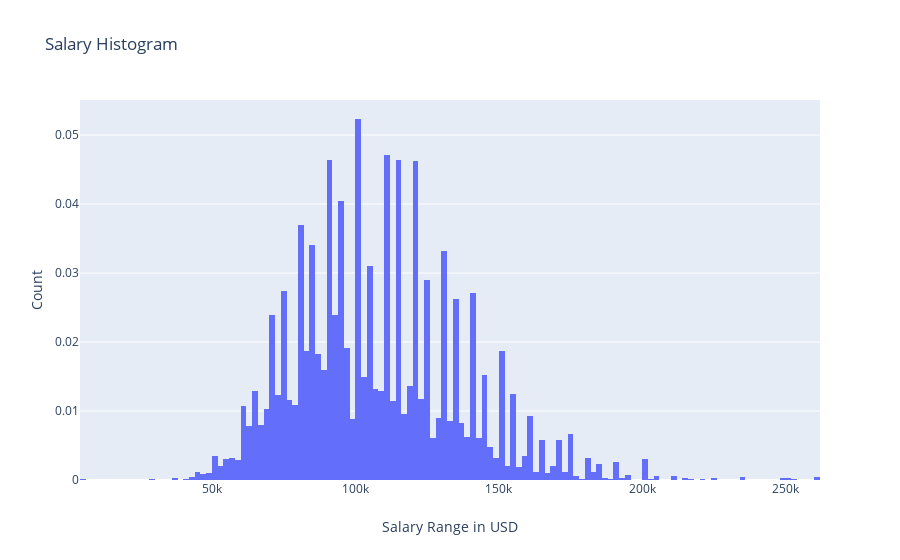

Notebook code cell kept with this figure:
### Code cell
fig = go.Figure(data=[go.Histogram(x=data_scientists['salary'], histnorm='probability')])
fig.update_layout(title = 'Salary Histogram', xaxis_title = 'Salary Range in USD', yaxis_title = 'Count')
fig.show()

### Figure 1 — Plotly figure (JSON) as saved in the notebook; plotly's stock layout.template omitted (floating-point values rounded to 4 significant figures; data arrays with more than 128 entries replaced by an {"elided": "..."} marker saying what was removed)
{"data": [{"x": {"elided": "7339 int values"}, "type": "histogram", "histnorm": "probability"}], "layout": {"yaxis": {"title": {"text": "Count"}}, "xaxis": {"title": {"text": "Salary Range in USD"}}, "title": {"text": "Salary Histogram"}}}
